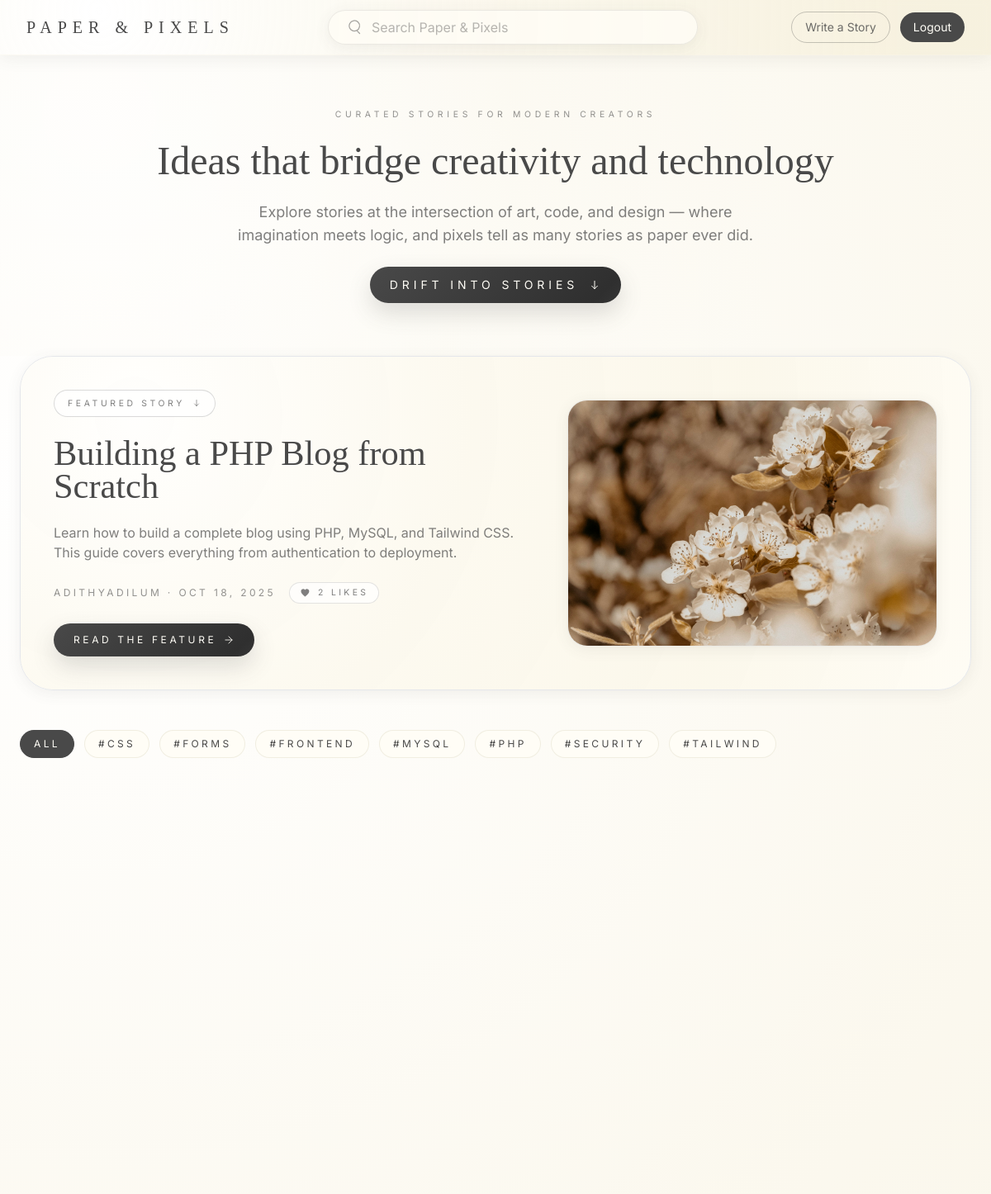
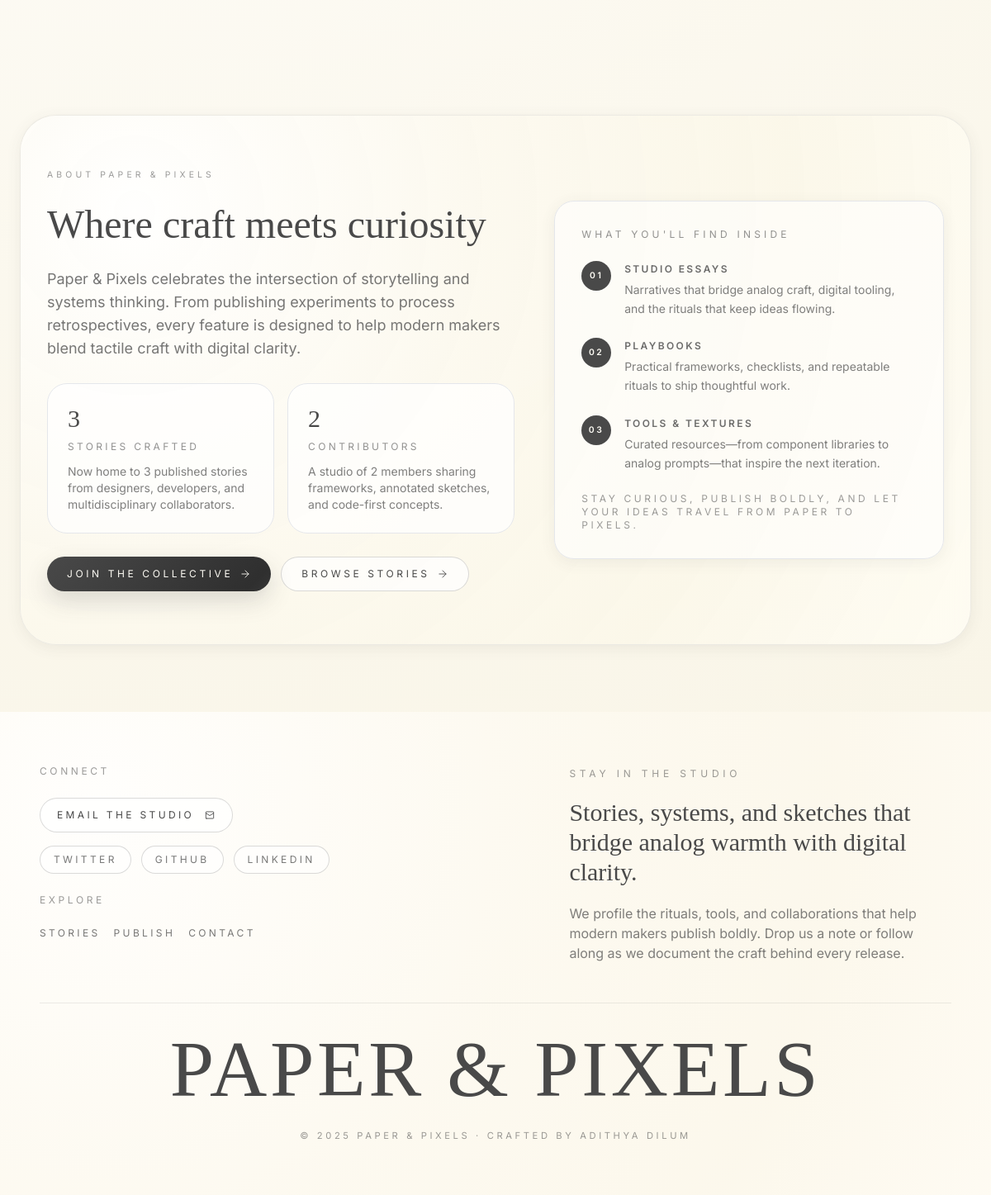
The page /index.php (signed in) on the database its author committed (2 pictures, top to bottom).
### tables this page shows
CREATE TABLE `posts` (
  `id` int(11) NOT NULL,
  `user_id` int(11) NOT NULL,
  `title` varchar(255) NOT NULL,
  `content` text NOT NULL,
  `cover_image` varchar(255) DEFAULT NULL,
  `tags` varchar(255) DEFAULT NULL,
  `created_at` datetime DEFAULT current_timestamp(),
  `updated_at` datetime DEFAULT current_timestamp() ON UPDATE current_timestamp()
);

CREATE TABLE `users` (
  `id` int(11) NOT NULL,
  `username` varchar(50) NOT NULL,
  `email` varchar(100) NOT NULL,
  `password` varchar(255) NOT NULL,
  `created_at` datetime DEFAULT current_timestamp(),
  `role` enum('guest','user','admin') NOT NULL DEFAULT 'user'
);

### index.php (the view, shortened to what this page needs)
<?php
include 'includes/header.php';
require_once __DIR__ . '/config.php';
$totalPosts = 0;
$totalUsers = 0;
$postCountResult = $conn->query('SELECT COUNT(*) AS total FROM posts');
if ($postCountResult instanceof mysqli_result) {
    $countRow = $postCountResult->fetch_assoc();
    if ($countRow) {
        $totalPosts = (int) ($countRow['total'] ?? 0);
    }
}
$userCountResult = $conn->query('SELECT COUNT(*) AS total FROM users');
if ($userCountResult instanceof mysqli_result) {
    $countRow = $userCountResult->fetch_assoc();
    if ($countRow) {
        $totalUsers = (int) ($countRow['total'] ?? 0);
    }
}
$postLabel = $totalPosts === 1 ? 'story' : 'stories';
$userLabel = $totalUsers === 1 ? 'member' : 'members';
$tagFilter = isset($_GET['tag']) ? trim($_GET['tag']) : null;
$search = isset($_GET['search']) ? trim($_GET['search']) : null;
if ($tagFilter) {
    $stmt = $conn->prepare('
        SELECT posts.*, users.username
        FROM posts
        JOIN users ON posts.user_id = users.id
        WHERE posts.tags LIKE ?
        ORDER BY posts.created_at DESC
    ');
    $param = '%' . $tagFilter . '%';
    $stmt->bind_param('s', $param);
    $stmt->execute();
    $result = $stmt->get_result();
    $contextMessage = 'Filtering by #' . htmlspecialchars($tagFilter, ENT_QUOTES, 'UTF-8');
} else {
    $result = $conn->query('
        SELECT posts.*, users.username
        FROM posts
        JOIN users ON posts.user_id = users.id
        ORDER BY posts.created_at DESC
    ');
}
$posts = [];
if ($result instanceof mysqli_result) {
    while ($row = $result->fetch_assoc()) {
        $posts[] = $row;
    }
}
$availableTags = [];
foreach ($posts as $post) {
    if (!empty($post['tags'])) {
        $pieces = array_map('trim', explode(',', $post['tags']));
        foreach ($pieces as $tag) {
            $availableTags[strtolower($tag)] = $tag;
        }
    }
    $featuredPost = null;
    $featuredLikeCount = 0;
    $featuredExcerpt = '';
}
$featuredResult = $conn->query('
    SELECT posts.*, users.username, COUNT(likes.id) AS like_count
    FROM posts
    LEFT JOIN likes ON likes.post_id = posts.id
    JOIN users ON posts.user_id = users.id
    GROUP BY posts.id
    ORDER BY like_count DESC, posts.created_at DESC
    LIMIT 1
');
ksort($availableTags);
if ($featuredResult instanceof mysqli_result) {
    $featuredRow = $featuredResult->fetch_assoc();
    if ($featuredRow) {
        $featuredPost = $featuredRow;
        $featuredLikeCount = (int) ($featuredRow['like_count'] ?? 0);
        $rawFeaturedExcerpt = trim(strip_tags($featuredRow['content'] ?? ''));
        if (function_exists('mb_strlen') && function_exists('mb_substr')) {
            $featuredExcerpt = mb_strlen($rawFeaturedExcerpt) > 220 ? mb_substr($rawFeaturedExcerpt, 0, 220) . '…' : $rawFeaturedExcerpt;
        } else {
            $featuredExcerpt = strlen($rawFeaturedExcerpt) > 220 ? substr($rawFeaturedExcerpt, 0, 220) . '…' : $rawFeaturedExcerpt;
        }
    }
}
$availableTags = array_values($availableTags);
?>
<section class="relative overflow-hidden px-6 py-16">
    <div class="pointer-events-none absolute inset-0 opacity-60" style="background: radial-gradient(circle at 10% 20%, rgba(255,255,255,0.9) 0%, rgba(250,246,233,0.4) 45%, rgba(250,246,233,0) 75%);"></div>
    <div class="relative max-w-4xl mx-auto text-center space-y-6">
        <p class="uppercase tracking-[0.45em] text-[0.65rem] text-charcoal/60">CURATED STORIES FOR MODERN CREATORS</p>
        <h1 class="font-heading text-4xl md:text-5xl text-charcoal">Ideas that bridge creativity and technology</h1>
        <p class="font-sans text-base md:text-lg text-charcoal/70 max-w-2xl mx-auto">Explore stories at the intersection of art, code, and design — where imagination meets logic, and pixels tell as many stories as paper ever did.</p>
        <a href="#stories" class="btn-major mx-auto inline-flex items-center gap-3 rounded-full px-6 py-3 text-xs md:text-sm uppercase tracking-[0.35em]">
            Drift Into Stories
            <svg aria-hidden="true" class="h-4 w-4 stroke-current" fill="none" viewBox="0 0 24 24" stroke-width="1.5">
                <path d="M12 5v14m0 0-5-5m5 5 5-5" stroke-linecap="round" stroke-linejoin="round" />
            </svg>
        </a>
    </div>
</section>
<?php if ($featuredPost): ?>
    <section class="px-6 pb-12">
        <div class="relative mx-auto max-w-6xl overflow-hidden rounded-[2.5rem] border border-charcoal/12 bg-linen/95 shadow-soft backdrop-blur">
            <div class="pointer-events-none absolute inset-0 opacity-80" style="background: radial-gradient(circle at 12% 18%, rgba(255,255,255,0.95) 0%, rgba(250,246,233,0.65) 38%, rgba(244,237,213,0.4) 70%, rgba(244,237,213,0.05) 100%);"></div>
            <div class="relative grid gap-10 p-10 md:grid-cols-[1.3fr_1fr] md:items-center">
                <div class="space-y-6">
                    <span class="inline-flex items-center gap-2 rounded-full border border-charcoal/20 bg-white/70 px-4 py-2 text-[0.65rem] uppercase tracking-[0.35em] text-charcoal/70">
                        Featured Story
                        <svg aria-hidden="true" class="h-3 w-3 stroke-current" fill="none" viewBox="0 0 24 24" stroke-width="1.5">
                            <path d="M12 5v14m0 0-5-5m5 5 5-5" stroke-linecap="round" stroke-linejoin="round" />
                        </svg>
                    </span>
                    <h2 class="font-heading text-3xl text-charcoal md:text-4xl lg:text-[2.65rem]">
                        <a href="posts/view.php?id=<?php echo (int) $featuredPost['id']; ?>" class="hover:opacity-80 transition">
                            <?php echo htmlspecialchars($featuredPost['title'] ?? 'Untitled story', ENT_QUOTES, 'UTF-8'); ?>
                        </a>
                    </h2>
                    <p class="font-sans text-sm text-charcoal/70 md:text-base">
                        <?php echo htmlspecialchars($featuredExcerpt, ENT_QUOTES, 'UTF-8'); ?>
                    </p>
                    <div class="flex flex-wrap items-center gap-4 text-xs uppercase tracking-[0.28em] text-charcoal/60">
                        <span><?php echo htmlspecialchars($featuredPost['username'] ?? 'Unknown', ENT_QUOTES, 'UTF-8'); ?> · <?php echo isset($featuredPost['created_at']) ? date('M d, Y', strtotime($featuredPost['created_at'])) : ''; ?></span>
                        <span class="inline-flex items-center gap-2 rounded-full border border-charcoal/15 bg-white/70 px-3 py-1 text-[0.65rem] text-charcoal/70">
                            <?php echo number_format($featuredLikeCount); ?> likes
                        </span>
                    </div>
                    <div class="flex flex-wrap gap-3">
                        <a href="posts/view.php?id=<?php echo (int) $featuredPost['id']; ?>" class="btn-major inline-flex items-center gap-2 rounded-full px-6 py-3 text-xs uppercase tracking-[0.3em]">
                            Read the feature
                            <svg aria-hidden="true" class="h-3.5 w-3.5 stroke-current" fill="none" viewBox="0 0 24 24" stroke-width="1.5">
                                <path d="M5 12h14" stroke-linecap="round" />
                                <path d="M12 5l7 7-7 7" stroke-linecap="round" stroke-linejoin="round" />
                            </svg>
                        </a>
                    </div>
                </div>
                <div class="overflow-hidden rounded-3xl border border-charcoal/10 bg-white/50 shadow-soft">
                    <?php if (!empty($featuredPost['cover_image'])): ?>
                        <img src="uploads/<?php echo htmlspecialchars($featuredPost['cover_image'], ENT_QUOTES, 'UTF-8'); ?>" alt="<?php echo htmlspecialchars($featuredPost['title'] ?? 'Featured story cover', ENT_QUOTES, 'UTF-8'); ?>" class="h-full w-full object-cover" />
                    <?php else: ?>
                        <div class="flex h-full min-h-[18rem] w-full items-center justify-center bg-gradient-to-br from-sand via-cream to-linen text-xs uppercase tracking-[0.3em] text-charcoal/40">
                            Awaiting cover
                        </div>
                    <?php endif; ?>
                </div>
            </div>
        </div>
    </section>
<?php endif; ?>
<section id="stories" class="px-6 pb-16">
    <div class="max-w-6xl mx-auto space-y-10 bg-transparent">
        <div class="flex flex-col gap-6">
            <div class="flex flex-wrap justify-center md:justify-start gap-3">
                <?php
                $isAllActive = empty($tagFilter) && empty($search);
                $pillBase = 'px-4 py-2 rounded-full border text-xs uppercase tracking-[0.28em] transition';
                ?>
                <a href="index.php" class="<?php echo $pillBase . ' ' . ($isAllActive ? 'bg-charcoal text-linen border-charcoal' : 'bg-linen border-sand/70 text-charcoal hover:border-charcoal/50 hover:text-charcoal/80'); ?>">All</a>
                <?php foreach ($availableTags as $tag):
                    $isActive = $tagFilter && strcasecmp($tagFilter, $tag) === 0;
                    $href = 'index.php?tag=' . urlencode($tag);
                    $classes = $pillBase . ' ' . ($isActive ? 'bg-charcoal text-linen border-charcoal' : 'bg-linen border-sand/70 text-charcoal hover:border-charcoal/50 hover:text-charcoal/80');
                ?>
                    <a href="<?php echo $href; ?>" class="<?php echo $classes; ?>">#<?php echo htmlspecialchars(ltrim($tag, '#'), ENT_QUOTES, 'UTF-8'); ?></a>
                <?php endforeach; ?>
            </div>
        </div>
        <?php if (!empty($posts)): ?>
            <div class="grid grid-cols-1 gap-8 sm:grid-cols-2 lg:grid-cols-3">
            </div>
        <?php endif; ?>
    </div>
</section>
<section id="about" class="px-6 pb-20">
    <div class="relative mx-auto max-w-6xl overflow-hidden rounded-[2.75rem] border border-charcoal/10 bg-linen/90 px-8 py-16 shadow-soft backdrop-blur">
        <div class="pointer-events-none absolute inset-0 opacity-[0.88]" style="background: radial-gradient(circle at 12% 18%, rgba(255,255,255,0.95) 0%, rgba(250,246,233,0.65) 38%, rgba(244,237,213,0.4) 70%, rgba(244,237,213,0.05) 100%);"></div>
        <div class="relative grid gap-12 md:grid-cols-[1.2fr_1fr] md:items-center">
            <div class="space-y-7 text-center md:text-left">
                <p class="uppercase tracking-[0.4em] text-[0.65rem] text-charcoal/55">About Paper & Pixels</p>
                <h2 class="font-heading text-4xl leading-tight text-charcoal md:text-5xl">Where craft meets curiosity</h2>
                <p class="font-sans text-base md:text-lg text-charcoal/75">Paper & Pixels celebrates the intersection of storytelling and systems thinking. From publishing experiments to process retrospectives, every feature is designed to help modern makers blend tactile craft with digital clarity.</p>
                <div class="grid gap-4 sm:grid-cols-2">
                    <div class="rounded-2xl border border-charcoal/12 bg-white/70 px-6 py-6 text-left shadow-inner">
                        <p class="font-heading text-3xl text-charcoal"><?php echo number_format($totalPosts); ?></p>
                        <p class="mt-2 text-xs uppercase tracking-[0.28em] text-charcoal/60">Stories crafted</p>
                        <p class="mt-3 text-sm text-charcoal/70">Now home to <?php echo number_format($totalPosts); ?> published <?php echo $postLabel; ?> from designers, developers, and multidisciplinary collaborators.</p>
                    </div>
                    <div class="rounded-2xl border border-charcoal/12 bg-white/70 px-6 py-6 text-left shadow-inner">
                        <p class="font-heading text-3xl text-charcoal"><?php echo number_format($totalUsers); ?></p>
                        <p class="mt-2 text-xs uppercase tracking-[0.28em] text-charcoal/60">Contributors</p>
                        <p class="mt-3 text-sm text-charcoal/70">A studio of <?php echo number_format($totalUsers); ?> <?php echo $userLabel; ?> sharing frameworks, annotated sketches, and code-first concepts.</p>
                    </div>
                </div>
                <div class="flex flex-wrap justify-center gap-3 md:justify-start">
                    <a href="auth/register.php" class="btn-major inline-flex items-center gap-2 rounded-full px-6 py-3 text-xs uppercase tracking-[0.3em]">
                        Join the collective
                        <svg aria-hidden="true" class="h-3.5 w-3.5 stroke-current" fill="none" viewBox="0 0 24 24" stroke-width="1.5">
                            <path d="M5 12h14" stroke-linecap="round" />
                            <path d="M12 5l7 7-7 7" stroke-linecap="round" stroke-linejoin="round" />
                        </svg>
                    </a>
                    <a href="#stories" class="inline-flex items-center gap-2 rounded-full border border-charcoal/20 bg-white/70 px-6 py-3 text-xs uppercase tracking-[0.3em] text-charcoal transition hover:border-charcoal/45 hover:text-charcoal/80">
                        Browse stories
                        <svg aria-hidden="true" class="h-3.5 w-3.5 stroke-current" fill="none" viewBox="0 0 24 24" stroke-width="1.5">
                            <path d="M5 12h14" stroke-linecap="round" />
                            <path d="M12 5l7 7-7 7" stroke-linecap="round" stroke-linejoin="round" />
                        </svg>
                    </a>
                </div>
            </div>
            <div class="space-y-6 rounded-3xl border border-charcoal/12 bg-white/55 p-8 text-left shadow-soft">
                <p class="text-xs uppercase tracking-[0.35em] text-charcoal/60">What you'll find inside</p>
                <ul class="space-y-6 text-sm text-charcoal/75">
                    <li class="flex gap-4">
                        <span class="inline-flex h-9 w-9 flex-shrink-0 items-center justify-center rounded-full bg-charcoal text-[0.65rem] font-semibold uppercase tracking-[0.25em] text-linen">01</span>
                        <div>
                            <p class="font-semibold uppercase tracking-[0.2em] text-[0.75rem] text-charcoal/80">Studio essays</p>
                            <p class="mt-1 leading-relaxed text-charcoal/70">Narratives that bridge analog craft, digital tooling, and the rituals that keep ideas flowing.</p>
                        </div>
                    </li>
                    <li class="flex gap-4">
                        <span class="inline-flex h-9 w-9 flex-shrink-0 items-center justify-center rounded-full bg-charcoal text-[0.65rem] font-semibold uppercase tracking-[0.25em] text-linen">02</span>
                        <div>
                            <p class="font-semibold uppercase tracking-[0.2em] text-[0.75rem] text-charcoal/80">Playbooks</p>
                            <p class="mt-1 leading-relaxed text-charcoal/70">Practical frameworks, checklists, and repeatable rituals to ship thoughtful work.</p>
                        </div>
                    </li>
                    <li class="flex gap-4">
                        <span class="inline-flex h-9 w-9 flex-shrink-0 items-center justify-center rounded-full bg-charcoal text-[0.65rem] font-semibold uppercase tracking-[0.25em] text-linen">03</span>
                        <div>
                            <p class="font-semibold uppercase tracking-[0.2em] text-[0.75rem] text-charcoal/80">Tools & textures</p>
                            <p class="mt-1 leading-relaxed text-charcoal/70">Curated resources—from component libraries to analog prompts—that inspire the next iteration.</p>
                        </div>
                    </li>
                </ul>
                <p class="text-xs uppercase tracking-[0.3em] text-charcoal/55">Stay curious, publish boldly, and let your ideas travel from paper to pixels.</p>
            </div>
        </div>
    </div>
</section>
<?php include 'includes/footer.php'; ?>

### rows shown on the page
posts: title "Building a PHP Blog from Scratch", content "Learn how to build a complete blog using PHP, MySQL, and Tailwind CSS. This guide covers everything from authentication to deployment.", user.username "ADITHYADILUM", created_at "OCT 18, 2025", cover_image (picture)

### other values the page prints
$featuredLikeCount "2"
ltrim($tag, '#') "CSS"
ltrim($tag, '#') "FORMS"
ltrim($tag, '#') "FRONTEND"
ltrim($tag, '#') "MYSQL"
ltrim($tag, '#') "PHP"
ltrim($tag, '#') "SECURITY"
ltrim($tag, '#') "TAILWIND"
$totalPosts "3"
$postLabel "stories"
$totalUsers "2"
$userLabel "members"
